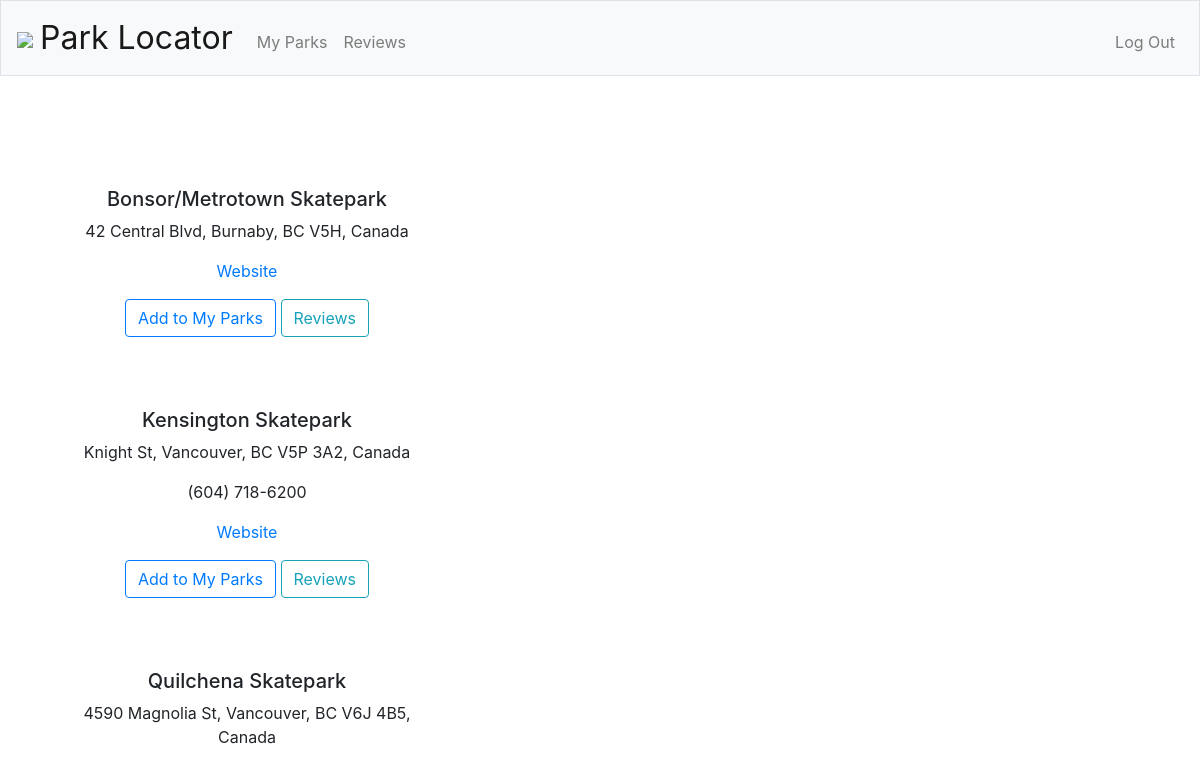
The page / (signed in) on the database its author committed.
### tables this page shows
CREATE TABLE "skatepark_location" ("place_id" VARCHAR(255) NOT NULL, "location_lat" VARCHAR(255),"location_long" VARCHAR(255), FOREIGN KEY("place_id") REFERENCES "all_skateparks"("place_id"));

CREATE TABLE "all_skateparks" ("place_id" VARCHAR(255) NOT NULL, "name" VARCHAR(255),"formatted_address" VARCHAR(512), "phone" VARCHAR(255), "website" VARCHAR(255), PRIMARY KEY("place_id"));

### application.py (the view)
@app.route("/", methods=["GET"])
@login_required
def index():
    index_park_info = send_to_index()
    return render_template("index.html", index_park_info=index_park_info)

### application.py (called while the page is built)
@app.after_request
def after_request(response):
    response.headers["Cache-Control"] = "no-cache, no-store, must-revalidate"
    response.headers["Expires"] = 0
    response.headers["Pragma"] = "no-cache"
    return response

def send_to_index():
    index_park_info = db.execute("SELECT place_id, name, formatted_address, phone, website, location_lat, location_long FROM (SELECT * FROM all_skateparks JOIN skatepark_location ON all_skateparks.place_id = skatepark_location.place_id);")
    return index_park_info

### helpers.py (called while the page is built)
def login_required(f):
    @wraps(f)
    def decorated_function(*args, **kwargs):
        if session.get("user_id") is None:
            return redirect("/login")
        return f(*args, **kwargs)
    return decorated_function

### templates/index.html (shortened to what this page needs)
{% extends "layout.html" %}
{% block main %}
<body>
  <div class="flex-container">
    <div class="col-md-4">
      <div class="margin: auto 1.5em; display: inline-block">
        <div class="Skatepark list">
          {% for dictionary in index_park_info %}
          <div class="list_item" id="Park {{ dictionary["place_id"] }}">
            <h5 class="{{ dictionary["place_id"] }}">
              {{ dictionary["name"] }}
            </h5>
            <p class="{{ dictionary["place_id"] }}">
              {{ dictionary["formatted_address"] }}
            </p>
            {% if dictionary["phone"] is not none %}
            <p class="{{ dictionary["place_id"] }}">
              {{ dictionary["phone"] }}
            </p>
            {% endif %}
            {% if dictionary["website"] is not none %}
            <p class="{{ dictionary["place_id"] }}">
              <a href= "{{ dictionary["website"] }}" > Website </a>
            </p>
            {% endif %}
            <button type="button" class="btn btn-outline-primary add_to_parks_buttons" id="{{ dictionary["place_id"] }}">Add to My Parks</button>
            <button type="button" class="btn btn-outline-info" id="{{ dictionary["place_id"] }}">Reviews</button>
          </div>
          {% endfor %}
        </div>
      </div>
    </div>
    <div class="col-md-8">
      <div class="margin: auto 1.5em; display: inline-block">
        <div id="map"></div>
      </div>
    </div>
  </body>
  {% endblock %}

### templates/layout.html (shortened to what this page needs)
<!DOCTYPE html>
<html lang="en">
<head>
  <link href="https://maxcdn.bootstrapcdn.com/bootstrap/4.1.3/css/bootstrap.min.css" rel="stylesheet">
  <link href="/static/css/styles.css" rel="stylesheet">
</head>
<body>
  <nav class="navbar fixed-top navbar-expand-md navbar-light bg-light border">
    <a href="/" class="navbar-left"><img src="https://i.imgur.com/KducaAY.png"></a>
    <a class="navbar-brand" href="/"><span class="black">Park Locator</span></a>
    <div class="collapse navbar-collapse" id="navbar">
      {% if session.user_id %}
      <ul class="navbar-nav mr-auto mt-2">
        <li class="nav-item"><a class="nav-link" href="/myparks">My Parks</a></li>
        <li class="nav-item"><a class="nav-link" href="/reviews">Reviews</a></li>
      </ul>
      <ul class="navbar-nav ml-auto mt-2">
        <li class="nav-item"><a class="nav-link" href="/logout">Log Out</a></li>
      </ul>
      {% else %}
      <ul class="navbar-nav ml-auto mt-2">
        <li class="nav-item"><a class="nav-link" href="/register">Register</a></li>
        <li class="nav-item"><a class="nav-link" href="/login">Log In</a></li>
      </ul>
      {% endif %}
    </div>
  </nav>
  <main class="container p-5">
    {% block main %}{% endblock %}
  </main>
</body>
</html>

### static/css/styles.css (style rules this page uses)
nav .navbar-brand { font-size: xx-large; }
main { overflow-x: auto; text-align: center; }
.flex-container { display: flex; flex-direction: row; flex-wrap: wrap; justify-content: center; align-items: center; margin: auto; padding-top: 75px; max-width: 1900px; max-height: 700px; }
.col-md-4 { margin-top: 20px; margin-bottom: 28px; margin-left: 0px; margin-right: 0px; overflow-y: scroll; overflow-x: hidden; max-height: 625px; max-width: 480px; }
.col-md-8 { margin-top: 20px; margin-bottom: 28px; margin-left: -15px; margin-right: 0px; max-width: 1150px; }
img { vertical-align: middle; border-style: none; margin-right: 7px; }
#map { height: 625px; width: 100%; }
ul { list-style-type: none; }
.list_item { margin-top: 23px; margin-bottom: 25px; margin-right: -15px; padding-top: 21px; padding-bottom: 25px; }
main.container.p-5 { max-width: 2000px; }

### rows shown on the page
skatepark_location: name "Bonsor/Metrotown Skatepark", formatted_address "42 Central Blvd, Burnaby, BC V5H, Canada"
skatepark_location: name "Kensington Skatepark", formatted_address "Knight St, Vancouver, BC V5P 3A2, Canada", phone "(604) 718-6200"
skatepark_location: name "Quilchena Skatepark", formatted_address "4590 Magnolia St, Vancouver, BC V6J 4B5, Canada"
